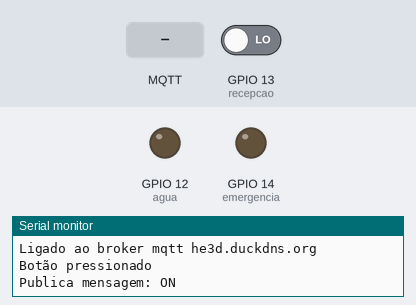
Bench run of a program on a simulated ESP8266 (Wemos D1 mini). On the bench: output pins drawn as LEDs (lit = HIGH), the last lines printed to the serial monitor. The inputs (shaded band) are chosen by the test bench; at power-on: GPIO 13 (recepcao) LOW. WiFi joins after 1.5 s; servers stay silent unless stated; uploads are accepted with an empty reply; the local clock reads 2024-03-15 10:24:30 at power-on unless the program sets it; no MQTT or app messages arrive unless stated.

Above: at 5.6 s.
5.7 s: MQTT message "ON" arrives on the first subscribed topic
At 6.0 s:
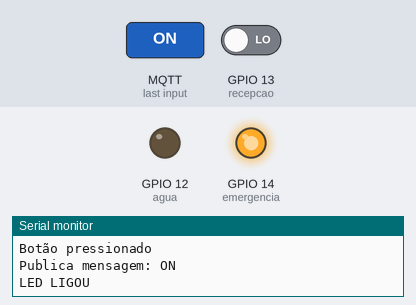
9.0 s: MQTT message "OFF" arrives on the first subscribed topic
At 9.7 s:
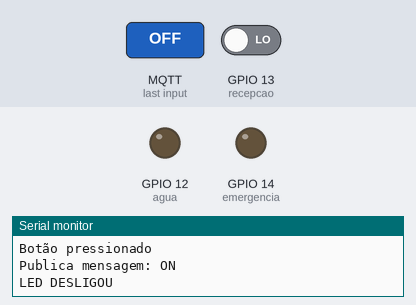
Timing chart, 0 to 12.0 s (numbered marks = the images above; inputs shaded):
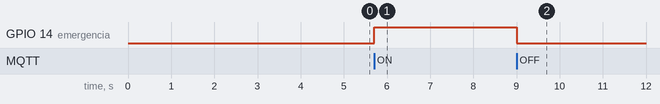

The program:

main.cpp
```cpp
#include <Arduino.h>
#include <SPI.h>
#include <PubSubClient.h>
#include <DNSServer.h>
#include <ESP8266WebServer.h>
#include <WiFiManager.h>
#include <ESP8266WiFi.h>
#include <ESP8266HTTPClient.h>
#include <ESP8266httpUpdate.h>
#include <WiFiClientSecure.h>
#include <CertStoreBearSSL.h>
BearSSL::CertStore certStore;
#include <time.h>


 const char* mqtt_server = "he3d.duckdns.org";


const String FirmwareVer={"2.0"};
#define URL_fw_Version "/lk1640/LampadaDentista/master/test/version.txt"
#define URL_fw_Bin "https://raw.githubusercontent.com/lk1640/LampadaDentista/master/test/firmware.bin"
const char* host = "raw.githubusercontent.com";
const int httpsPort = 443;

// DigiCert High Assurance EV Root CA
const char trustRoot[] PROGMEM = R"EOF(
-----BEGIN CERTIFICATE-----
MIIDrzCCApegAwIBAgIQCDvgVpBCRrGhdWrJWZHHSjANBgkqhkiG9w0BAQUFADBh
MQswCQYDVQQGEwJVUzEVMBMGA1UEChMMRGlnaUNlcnQgSW5jMRkwFwYDVQQLExB3
d3cuZGlnaWNlcnQuY29tMSAwHgYDVQQDExdEaWdpQ2VydCBHbG9iYWwgUm9vdCBD
QTAeFw0wNjExMTAwMDAwMDBaFw0zMTExMTAwMDAwMDBaMGExCzAJBgNVBAYTAlVT
MRUwEwYDVQQKEwxEaWdpQ2VydCBJbmMxGTAXBgNVBAsTEHd3dy5kaWdpY2VydC5j
b20xIDAeBgNVBAMTF0RpZ2lDZXJ0IEdsb2JhbCBSb290IENBMIIBIjANBgkqhkiG
9w0BAQEFAAOCAQ8AMIIBCgKCAQEA4jvhEXLeqKTTo1eqUKKPC3eQyaKl7hLOllsB
CSDMAZOnTjC3U/dDxGkAV53ijSLdhwZAAIEJzs4bg7/fzTtxRuLWZscFs3YnFo97
nh6Vfe63SKMI2tavegw5BmV/Sl0fvBf4q77uKNd0f3p4mVmFaG5cIzJLv07A6Fpt
43C/dxC//AH2hdmoRBBYMql1GNXRor5H4idq9Joz+EkIYIvUX7Q6hL+hqkpMfT7P
T19sdl6gSzeRntwi5m3OFBqOasv+zbMUZBfHWymeMr/y7vrTC0LUq7dBMtoM1O/4
gdW7jVg/tRvoSSiicNoxBN33shbyTApOB6jtSj1etX+jkMOvJwIDAQABo2MwYTAO
BgNVHQ8BAf8EBAMCAYYwDwYDVR0TAQH/BAUwAwEB/zAdBgNVHQ4EFgQUA95QNVbR
TLtm8KPiGxvDl7I90VUwHwYDVR0jBBgwFoAUA95QNVbRTLtm8KPiGxvDl7I90VUw
DQYJKoZIhvcNAQEFBQADggEBAMucN6pIExIK+t1EnE9SsPTfrgT1eXkIoyQY/Esr
hMAtudXH/vTBH1jLuG2cenTnmCmrEbXjcKChzUyImZOMkXDiqw8cvpOp/2PV5Adg
06O/nVsJ8dWO41P0jmP6P6fbtGbfYmbW0W5BjfIttep3Sp+dWOIrWcBAI+0tKIJF
PnlUkiaY4IBIqDfv8NZ5YBberOgOzW6sRBc4L0na4UU+Krk2U886UAb3LujEV0ls
YSEY1QSteDwsOoBrp+uvFRTp2InBuThs4pFsiv9kuXclVzDAGySj4dzp30d8tbQk
CAUw7C29C79Fv1C5qfPrmAESrciIxpg0X40KPMbp1ZWVbd4=
-----END CERTIFICATE-----
)EOF";
X509List cert(trustRoot);


extern const unsigned char caCert[] PROGMEM;
extern const unsigned int caCertLen;

//const char* ssid = "Clinica_Harmonia";
//const char* password = "MINECRAFT2004";

unsigned long lastMsg = 0;
#define MSG_BUFFER_SIZE  (50)
char msg[MSG_BUFFER_SIZE];
int value = 0;

//MQTT CONFIG
const String HOSTNAME  = "Cadeira"; //NOME DO DEVICE, deverá ter um nome unico.
const char * MQTT_COMMAND_TOPIC = "cadeira/emergencia"; //Topico onde o Device subscreve.
const char * MQTT_STATE_TOPIC = "ledCadeira/state"; //Topico onde o Device publica.

const char* MQTT_SERVER = "he3d.duckdns.org"; //IP ou DNS do Broker MQTT

WiFiClient wclient;
PubSubClient client(MQTT_SERVER, 9995, wclient);
// Credrenciais ao broker mqtt. Caso nao tenha AUTH meter a false.
#define MQTT_AUTH true
#define MQTT_USERNAME "Clinica"
#define MQTT_PASSWORD "sh3rm132412"

// GPIOs ESP03 - 14,12,13,02,18
//Saidas
#define emergencia 14
#define agua 12

//Entradas
#define recepcao 13
#define garrafa 02


void setClock() {
   // Set time via NTP, as required for x.509 validation
  configTime(3 * 3600, 0, "pool.ntp.org", "time.nist.gov");
  Serial.print("Waiting for NTP time sync: ");
  time_t now = time(nullptr);
  while (now < 8 * 3600 * 2) {
    delay(500);
    Serial.print(".");
    now = time(nullptr);
  }
  /*
  Serial.println("");
  struct tm timeinfo;
  gmtime_r(&now, &timeinfo);
  Serial.print("Current time: ");
  Serial.print(asctime(&timeinfo));
  */
}

void FirmwareUpdate()
{
  WiFiClientSecure client;
  client.setTrustAnchors(&cert);
  if (!client.connect(host, httpsPort)) {
    Serial.println("Connection failed");
    return;
  }
  client.print(String("GET ") + URL_fw_Version + " HTTP/1.1\r\n" +
               "Host: " + host + "\r\n" +
               "User-Agent: BuildFailureDetectorESP8266\r\n" +
               "Connection: close\r\n\r\n");
  while (client.connected()) {
    String line = client.readStringUntil('\n');
    if (line == "\r") {
      //Serial.println("Headers received");
      break;
    }
  }
  String payload = client.readStringUntil('\n');

  payload.trim();
  if(payload.equals(FirmwareVer) )
  {
     Serial.println("Device already on latest firmware version");
  }
  else
  {
    Serial.println("New firmware detected");
    ESPhttpUpdate.setLedPin(LED_BUILTIN, LOW);
    t_httpUpdate_return ret = ESPhttpUpdate.update(client, URL_fw_Bin);

    switch (ret) {
      case HTTP_UPDATE_FAILED:
        Serial.printf("HTTP_UPDATE_FAILD Error (%d): %s\n", ESPhttpUpdate.getLastError(), ESPhttpUpdate.getLastErrorString().c_str());
        break;

      case HTTP_UPDATE_NO_UPDATES:
        Serial.println("HTTP_UPDATE_NO_UPDATES");
        break;

      case HTTP_UPDATE_OK:
        Serial.println("HTTP_UPDATE_OK");
        break;
    }
  }
 }
/*void connect_wifi();
unsigned long previousMillis_2 = 0;
unsigned long previousMillis = 0;        // will store last time LED was updated
const long interval = 60000;
const long mini_interval = 1000;
 void repeatedCall(){
    unsigned long currentMillis = millis();
    if ((currentMillis - previousMillis) >= interval)
    {
      // save the last time you blinked the LED
      previousMillis = currentMillis;
      setClock();
      Serial.println(FirmwareVer);
      FirmwareUpdate();
      Serial.println(FirmwareVer);
    }

    if ((currentMillis - previousMillis_2) >= mini_interval) {
      static int idle_counter=0;
      previousMillis_2 = currentMillis;
      Serial.print(" Active fw version:");
      Serial.println(FirmwareVer);
      Serial.print("Idle Loop....");
      Serial.println(idle_counter++);
     if(idle_counter%2==0)
      digitalWrite(LED_BUILTIN, HIGH);
     else
      digitalWrite(LED_BUILTIN, LOW);
     if(WiFi.status() == !WL_CONNECTED)
          connect_wifi();
   }
 }*/


//INICIAR O MQTT
//Verifica se o estado da ligação está ativa e se não estiver tenta conectar-se
bool checkMqttConnection() {
  if (!client.connected()) {
    if (MQTT_AUTH ? client.connect(HOSTNAME.c_str(), MQTT_USERNAME, MQTT_PASSWORD) : client.connect(HOSTNAME.c_str())) {
      Serial.println("Ligado ao broker mqtt " + String(MQTT_SERVER));
      //SUBSCRIÇÃO DE TOPICOS
      client.subscribe(MQTT_COMMAND_TOPIC);
    }
  }
  return client.connected();
}

//Chamada de recepção de mensagem
void callback(char* topic, byte* payload, unsigned int length)
{


  String payloadStr = "";
  for (int i = 0; i < length; i++) {
    payloadStr += (char)payload[i];
  }
  String topicStr = String(topic);

  if (topicStr.equals(MQTT_COMMAND_TOPIC)) {
    if (payloadStr.equals("ON")) {
      digitalWrite(emergencia, HIGH);
      client.publish(MQTT_STATE_TOPIC, "ON");
      Serial.println("LED LIGOU");

    } else if (payloadStr.equals("OFF")) {
      digitalWrite(emergencia, LOW);
      client.publish(MQTT_STATE_TOPIC, "OFF");
      Serial.println("LED DESLIGOU");
    }

  }

}


void setup()
{
  Serial.begin(9600);
  Serial.println("");
  Serial.println("Start");
  WiFiManager wifiManager;
  wifiManager.autoConnect("AutoConnectAP");
  Serial.println("connected...yeey :)");
  Serial.println("");
  Serial.println("");

  setClock();
  Serial.println(FirmwareVer);
  Serial.println("");
  Serial.println("");
  Serial.println("");
  FirmwareUpdate();
  Serial.println(FirmwareVer);
  Serial.println("");
  Serial.println("");
  pinMode(LED_BUILTIN, OUTPUT); // Initialize the BUILTIN_LED pin as an output
  client.setCallback(callback);

  delay(1500);
  pinMode(recepcao, INPUT);
  pinMode(garrafa, INPUT);
  pinMode(emergencia, OUTPUT);
  pinMode(agua, OUTPUT);

}


void loop()
{
  if (WiFi.status() == WL_CONNECTED) {
    if (checkMqttConnection()) {
      client.loop();
    }
  }

  long now = millis();
  if (now - lastMsg > 3000) {
    if (digitalRead(recepcao) == 1)
    {
      Serial.println("Botão não pressionado");
      //digitalWrite(D9, LOW);
      snprintf (msg, MSG_BUFFER_SIZE, "OFF", value);
    }
    if (digitalRead(recepcao) == 0)
    {
      Serial.println("Botão pressionado");
      //digitalWrite(D9, HIGH);
      snprintf (msg, MSG_BUFFER_SIZE, "ON", value);

    }

    long now = millis();
    if (now - lastMsg > 3000) {
      lastMsg = now;
      ++value;
      //snprintf (msg, 75, "hello world #%ld", value);
      Serial.print("Publica mensagem: ");
      Serial.println(msg);
      client.publish(MQTT_COMMAND_TOPIC, msg);

    }
  }
}
```

Measured:
- after the input at 5.7 s, GPIO 14 (emergencia): LOW → HIGH at once
- after the input at 9.0 s, GPIO 14 (emergencia): HIGH → LOW at once
